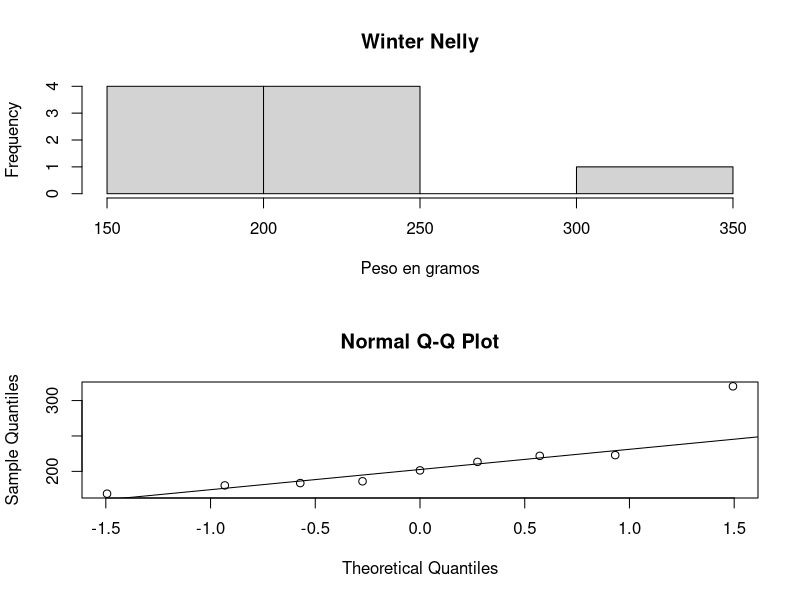
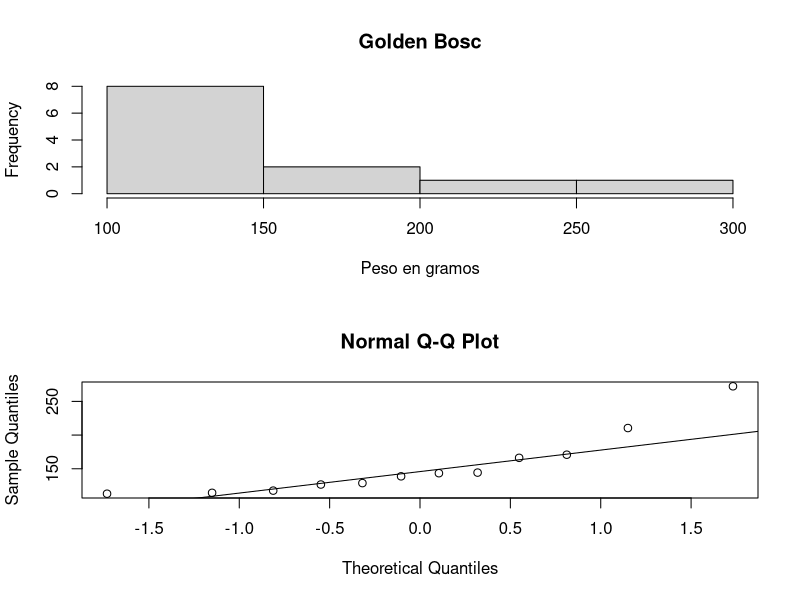
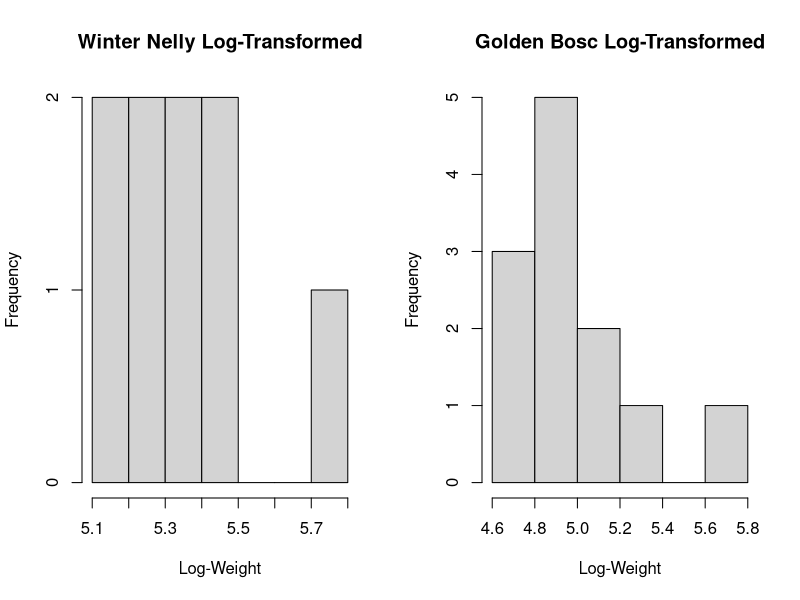

The R source for these figures, in order:
# Grupo 4
# Integrantes: 
# 
#  Nicolas Valdes
#  Agustín Henríquez


if (!require ( car )) {
  install.packages ("car" , dependencies=TRUE)
  require (car)
}


# Importación de las librerias 

library(car)


# ------------------------------ PROBLEMA --------------------------------------

# Grupo 4:
#   1. Tras el éxito obtenido recientemente por un equipo de agrónomos en la mejora del cultivo de manzanas de
# exportación, con la ayuda de algunos modelos estadísticos, un colega dedicado a la producción de peras
# desea estudiar algunas características de sus productos. Para ello, ha registrado los pesos (en gramos) de
# algunas unidades (cada una de un árbol diferente) de dos variedades distintas, Winter Nelly y Golden Bosc,
# durante la semana 15 de crecimiento. Desea saber si el peso de ambas variedades en esta etapa de su
# desarrollo es el mismo. ¿Qué puede concluir?

# -- Obtienen correctamente los datos necesarios para realizar la prueba solicitada, en un formato pertinente.
# ------------------------------- DATOS ----------------------------------------
# Primero, se necesita cargar los datos en R.

Winter_Nelly <- c(213.41, 185.9876, 221.9353, 320.1673, 201.3828, 180.1779, 168.4547, 222.9346, 183.4629)
Golden_Bosc <- c(170.8754, 144.3119, 166.2316, 114.3064, 112.9957, 126.6177, 117.5733, 128.7313, 143.4207, 210.4415, 138.7852, 272.3915)

# -- Argumentan convincentemente el incumplimiento de todas las condiciones requeridas para aplicar una prueba robusta adecuada.

# Prueba de Shapiro-Wilk para comprobar normalidad
print(shapiro.test(Winter_Nelly))
print(shapiro.test(Golden_Bosc))
# Ambos p-valores son menores que 0.05, se rechaza la hipótesis nula de que los datos 
# siguen una distribución normal. Por lo tanto, los datos no cumplen con una distribución normal.

# Se realiza un histograma y un Q-Q plot para visualizar si los datos siguen una distribución normal.
# Winter Nelly.
par(mfrow=c(2, 1))
hist(Winter_Nelly, main = "Winter Nelly", xlab = "Peso en gramos")
qqnorm(Winter_Nelly); qqline(Winter_Nelly)

# Golden Bosc.
par(mfrow=c(2, 1))
hist(Golden_Bosc, main = "Golden Bosc", xlab = "Peso en gramos")
qqnorm(Golden_Bosc); qqline(Golden_Bosc)

# A partir de ambos gráficos, se puede obversar que los datos no tienden a distribuirse de forma normal.

# -- Seleccionan, argumentando con gráficos u otras herramientas, una transformación apropiada para poder
# aplicar una prueba paramétrica a los datos.

# Los datos originales no siguen una distribución normal, como lo indica la prueba de Shapiro-Wilk. 
# Ante esta situación, decidimos realizar una transformación logarítmica, debido a que este tipo de transformación es útil 
# para manejar datos con distribuciones sesgadas, en este caso, presentan un sesgo positivo (derecho), 
# ayudando a estabilizar la varianza y a normalizar la distribución de los datos.

# Transformar logarítmica de los datos.
Winter_Nelly_log <- log(Winter_Nelly)
Golden_Bosc_log <- log(Golden_Bosc)

# Graficar los datos transformados.
par(mfrow = c(1, 2))
hist(Winter_Nelly_log, main = "Winter Nelly Log-Transformed", xlab = "Log-Weight")
hist(Golden_Bosc_log, main = "Golden Bosc Log-Transformed", xlab = "Log-Weight")

# -- Formulan con claridad y explícitamente hipótesis nulas y alternativas adecuadas para responder la pregunta
# planteada, tanto en lenguaje natural como en lenguaje matemático.

# Hipótesis propuesta para el problema
# Hipótesis nula (H0): No hay diferencia en las medias logarítmicas de peso entre las variedades Winter Nelly y Golden Bosc.
# 
# Hipótesis alternativa (H1): Existe una diferencia en las medias logarítmicas de peso entre las variedades Winter Nelly y Golden Bosc.

# Formulación Matemática
# H0: mu_WN = mu_GB

# HA: mu_WN != mu_GB

# Verificar la normalidad con la prueba de Shapiro-Wilk.
print(shapiro.test(Winter_Nelly_log))
print(shapiro.test(Golden_Bosc_log))

# Tras realizar la transformación logarítmica, las pruebas de Shapiro-Wilk indican una mejor aproximación a la normalidad,
# permitiéndonos así utilizar pruebas estadísticas paramétricas.
# Los p-valores son ahora mayores que 0.05, lo que sugiere que no podemos rechazar la hipótesis nula de que los datos siguen 
# una distribución normal. Por lo tanto, podemos aplicar una prueba paramétrica como la prueba t.

# -- Realizan de forma completa y correcta una prueba paramétrica adecuada para la pregunta planteada en el
# enunciado, utilizando los datos correctos.

# Prueba t de Student para evaluar la normalidad de los datos.
t.test(Winter_Nelly_log, Golden_Bosc_log, var.equal = TRUE)

# La prueba t para muestras independientes sobre los datos transformados logarítmicamente resulta en un p-valor de 0.004805. 
# Este es un resultado estadísticamente significativo (p < 0.05), lo que se puede rechazar la hipótesis nula de que las medias 
# logarítmicas de peso de las variedades Winter Nelly y Golden Bosc son iguales.
# 
# Por lo tanto, podemos concluir que, basándonos en la transformación logarítmica de los datos, existe una diferencia significativa 
# en las medias logarítmicas de peso entre las variedades Winter Nelly y Golden Bosc.

# -- Entregan una conclusión completa a la pregunta planteada en el enunciado, en el dominio original de los
# datos, basándose en el resultado correcto de una prueba adecuada y el contexto del problema.

# Conclusión:
# Los datos originales no se distribuyeron normalmente, lo que nos llevó a aplicar una transformación logarítmica. 
# Después de transformar los datos, realizamos una prueba t y obtuvimos un p-valor de 0.004805.
# Este valor es menor que 0.05, lo que nos lleva a rechazar la hipótesis nula de que no hay diferencia en las medias.
# Por lo tanto, aceptamos la hipótesis alternativa de que hay una diferencia significativa entre las medias logarítmicas de los pesos de las variedades de peras Winter_Nelly y Golden_Bosc.
# En el dominio original de los datos, esto implica que las peras de la variedad Winter_Nelly tienden a ser más pesadas que las de la variedad Golden_Bosc.
# Desde el punto de vista práctico, estos hallazgos podrían ser útiles para los productores de peras, quienes podrían considerar cultivar más peras de la variedad Winter_Nelly si el peso de las peras es un factor importante para la venta de sus productos.





